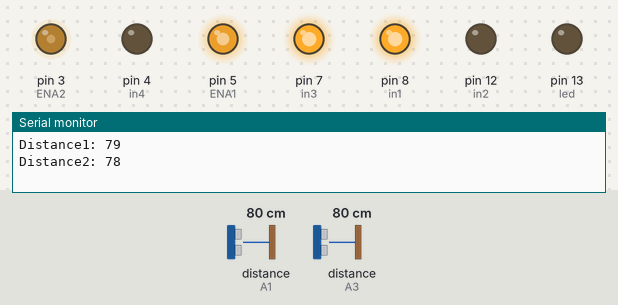
Bench run of a sketch on a simulated Arduino Uno, built with avr-gcc and run on an emulated ATmega328P. On the bench: output pins drawn as LEDs (lit = HIGH), the last lines printed to the serial monitor. Wiring (inferred from the names in the program): 2 × ultrasonic range finder: trigger A2, echo A3 / trigger A4, echo A1. The inputs (shaded band) are chosen by the test bench; at power-on: distance to the obstacle (sensors on A1, A3) 80 cm. The echo pulse lasts 58.3 µs per cm; pins used as bus, display or sensor lines are not drawn.

Above: at 1.2 s.
1.3 s: distance to the obstacle (sensor on A1) set to 13 cm
2.8 s: distance to the obstacle (sensor on A1) set to 10 cm
At 3.2 s:
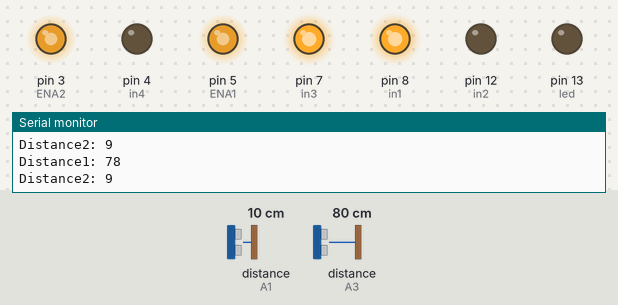
4.4 s: distance to the obstacle (sensor on A3) set to 23 cm
5.9 s: distance to the obstacle (sensor on A3) set to 19 cm
At 7.4 s:
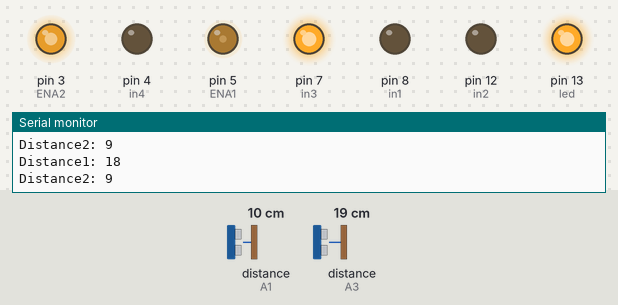
Timing chart, 0 to 8.4 s (numbered marks = the images above; inputs shaded):
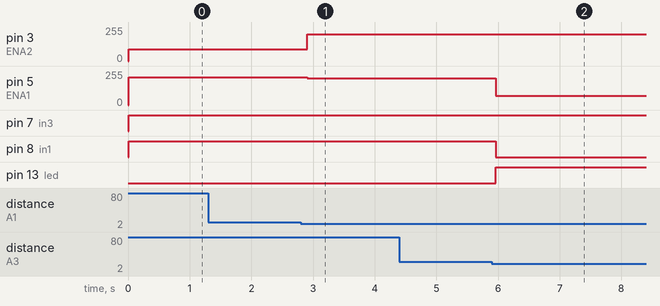

Measured:
- the behaviour switches between 12 and 11 cm on distance to the obstacle (sensor on A1) (found by bisection; images 0 and 1)
- the behaviour switches between 21 and 20 cm on distance to the obstacle (sensor on A3) (found by bisection; images 1 and 2)
- after the input at 1.3 s, every drawn part: stays the same
- after the input at 2.8 s, pin 3 (ENA2): 90/255 → 200/255 after 0.11 s; pin 5 (ENA1): 210/255 → 200/255 after 0.11 s
- after the input at 5.9 s, pin 5 (ENA1): 200/255 → 70/255 after 0.06 s; pin 8 (in1): HIGH → LOW after 0.06 s; pin 13 (led): LOW → HIGH after 0.06 s

The sketch:

arduino.ino
```cpp
#define ENA2 3
#define ENA1 5
#define in3 7
#define led 13
#define in4 4
#define in1 8
#define in2 12
#define trig_pin1 A2
#define trig_pin2 A4
#define echo_pin1 A3
#define echo_pin2 A1
long distance1;
long distance2;
long duration1;
long duration2;
int speed1=200;
int speed2=100;
void setup() {
  // put your setup code here, to run once:
pinMode(ENA1,OUTPUT);
pinMode(ENA2,OUTPUT);
pinMode(in3,OUTPUT);
pinMode(led,OUTPUT);
pinMode(trig_pin1,OUTPUT);
pinMode(trig_pin2,OUTPUT);
pinMode(echo_pin1,INPUT);
pinMode(echo_pin2,INPUT);
pinMode(in1,OUTPUT);
pinMode(in4,OUTPUT);
pinMode(in2,OUTPUT);
Serial.begin(9600);
}

void loop() {

  // put your main code here, to run repeatedly:
digitalWrite(trig_pin1,LOW);
delayMicroseconds(200);
digitalWrite(trig_pin1,HIGH);
delayMicroseconds(10);
digitalWrite(trig_pin1,LOW);

duration1=pulseIn(echo_pin1,HIGH);

distance1=duration1*0.017;
Serial.print("Distance1: ");
Serial.println(distance1);


digitalWrite(trig_pin2,LOW);
delayMicroseconds(200);
digitalWrite(trig_pin2,HIGH);
delayMicroseconds(10);
digitalWrite(trig_pin2,LOW);

duration2=pulseIn(echo_pin2,HIGH);

distance2=duration2*0.017;
Serial.print("Distance2: ");
Serial.println(distance2);

 if((distance1>=20) &&  (distance2<=10)){
 digitalWrite(in1,HIGH);
 digitalWrite(in4,LOW);
 digitalWrite(in2,LOW);
 digitalWrite(in3,HIGH);
 analogWrite(ENA1,speed1);
 analogWrite(ENA2,speed1);
 digitalWrite(led,LOW);
 }
 else if((distance1>=30) && (distance2>10)){
 digitalWrite(in1,HIGH);
 digitalWrite(in4,LOW);
 digitalWrite(in2,LOW);
 digitalWrite(in3,HIGH);
//  analogWrite(ENA1,170);
//  analogWrite(ENA2,100);
 digitalWrite(led,LOW);
while(distance2>10){
 analogWrite(ENA1,210);
 analogWrite(ENA2,90);
 digitalWrite(trig_pin2,LOW);
delayMicroseconds(200);
digitalWrite(trig_pin2,HIGH);
delayMicroseconds(10);
digitalWrite(trig_pin2,LOW);

duration2=pulseIn(echo_pin2,HIGH);

distance2=duration2*0.017;

 }
}
else if((36<=distance1<40) &&  (distance2<=10)){
digitalWrite(in1,LOW);
digitalWrite(in4,LOW);
digitalWrite(in2,LOW);
digitalWrite(in3,HIGH);
// while(distance2>10){
// analogWrite(ENA1,100);
// analogWrite(ENA2,speed1);
digitalWrite(led,HIGH);
while(distance1<40){
analogWrite(ENA1,70);
analogWrite(ENA2,200);
digitalWrite(trig_pin2,LOW);
delayMicroseconds(200);
digitalWrite(trig_pin2,HIGH);
delayMicroseconds(10);
digitalWrite(trig_pin2,LOW);

duration1=pulseIn(echo_pin2,HIGH);
distance1=duration1*0.017;

}
delay(1000);

// analogWrite(ENA1,speed1);
// analogWrite(ENA2,speed1);
}
delay(100);}
```
